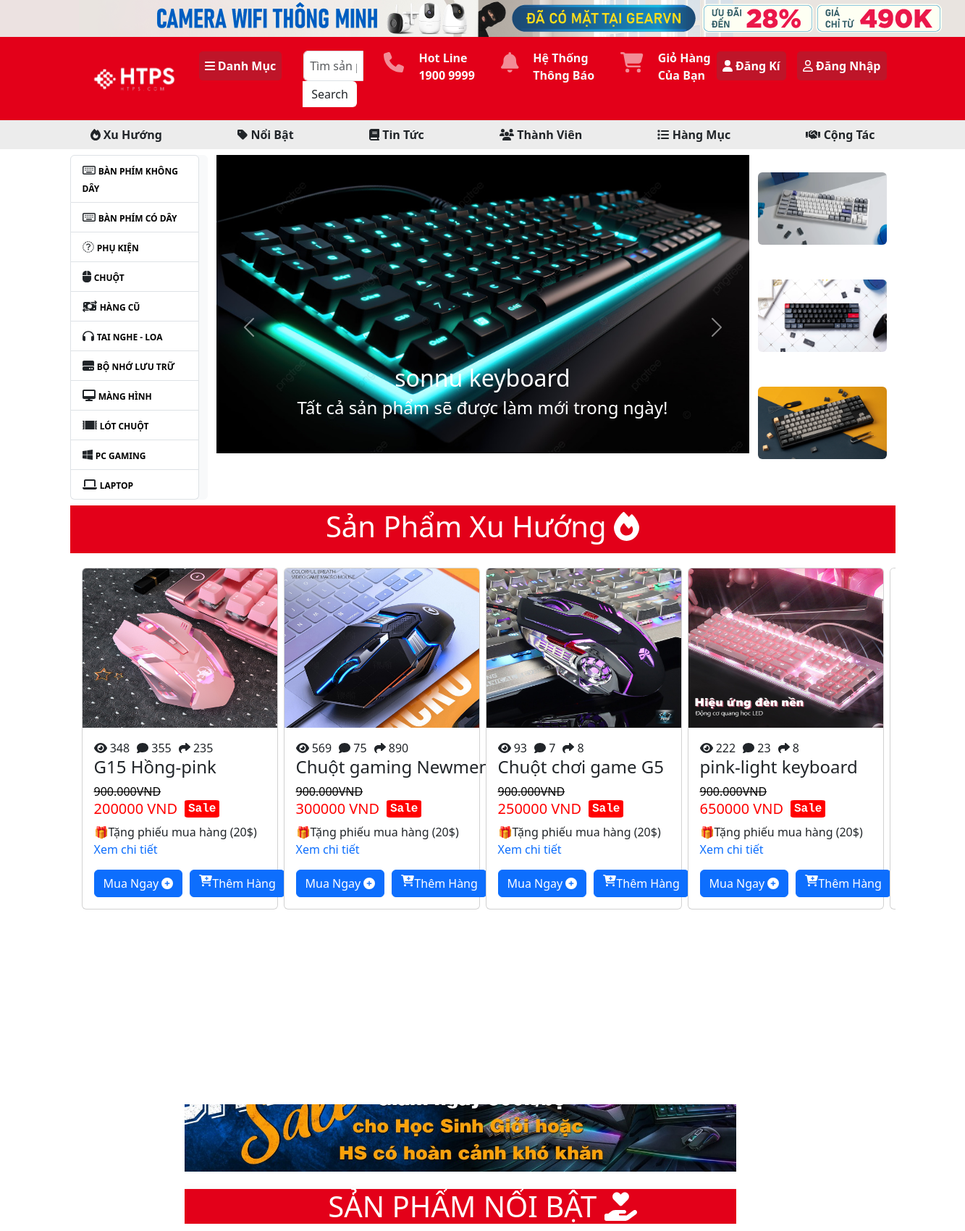
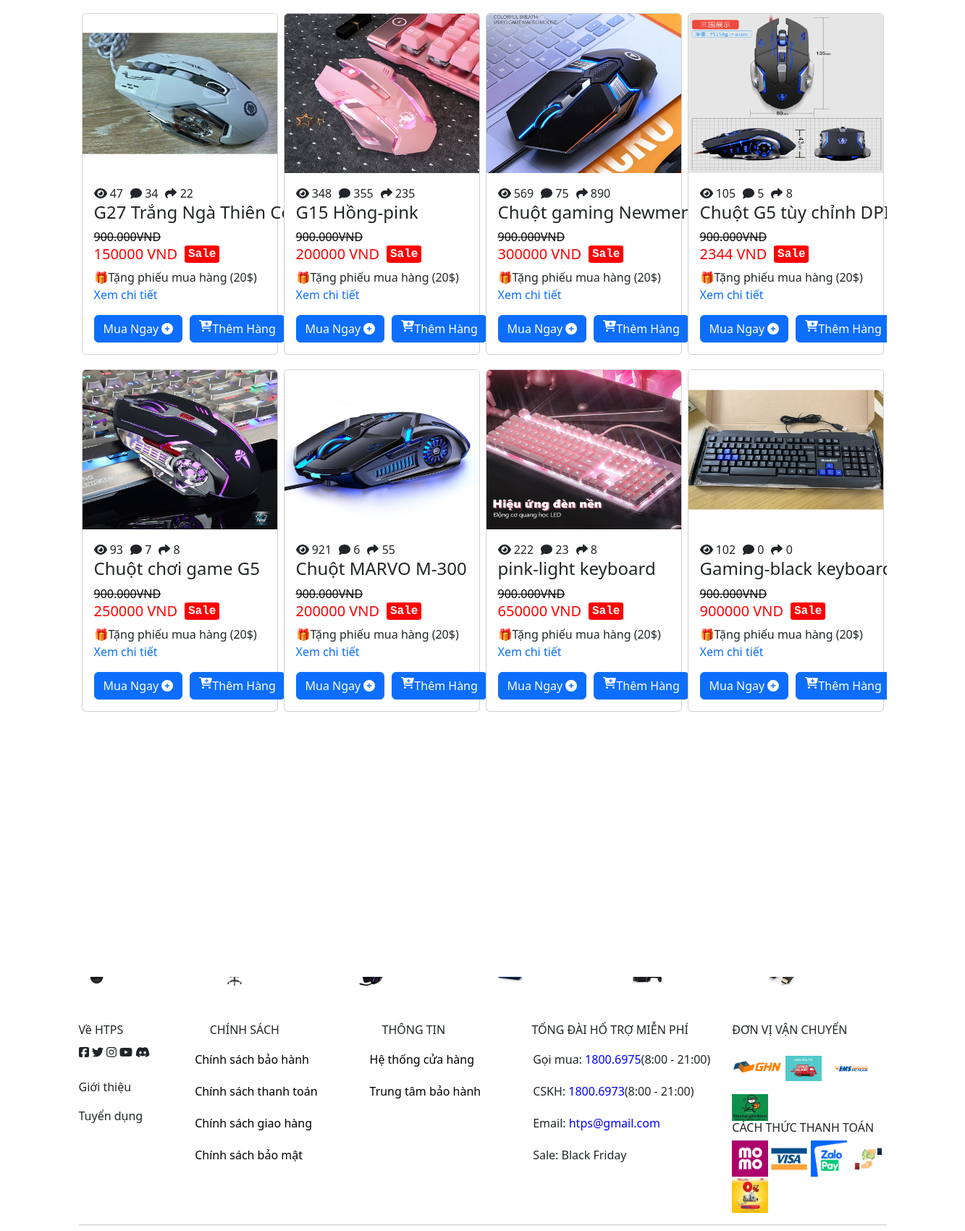
The page / (upper part) on the database its author committed (2 pictures, top to bottom).
### tables this page shows
CREATE TABLE `sanpham` (
  `id` int(4) NOT NULL,
  `name` varchar(100) NOT NULL,
  `img` varchar(200) NOT NULL,
  `price` int(100) NOT NULL DEFAULT 0,
  `view` int(9) NOT NULL DEFAULT 0,
  `bestseller` tinyint(1) NOT NULL DEFAULT 0,
  `iddm` int(4) NOT NULL,
  `comment` varchar(100) NOT NULL DEFAULT '0',
  `share` varchar(100) NOT NULL DEFAULT '0'
);

CREATE TABLE `hangmuc` (
  `id` int(5) NOT NULL,
  `img` varchar(150) NOT NULL,
  `name` varchar(50) NOT NULL
);

### dao/pdo.php (called while the page is built, shortened)
<?php
function pdo_get_connection(){
    $dburl = "mysql:host=localhost;dbname=sonnu;charset=utf8";
    $username = 'root';
    $password = '';
    $conn = new PDO($dburl, $username, $password);
    $conn->setAttribute(PDO::ATTR_ERRMODE, PDO::ERRMODE_EXCEPTION);
    return $conn;
}
function pdo_query($sql){
    $sql_args = array_slice(func_get_args(), 1);
    try{
        $conn = pdo_get_connection();
        $stmt = $conn->prepare($sql);
        $stmt->execute($sql_args);
        $rows = $stmt->fetchAll();
        return $rows;
            $conn = pdo_get_connection();
            $stmt = $conn->prepare($sql);
            $stmt->execute($sql_args);
            $rows = $stmt->fetchAll();
            return $rows;
    }
    catch(PDOException $e){
        throw $e;
    }
    finally{
        unset($conn);
    }
}

### dao/sanpham.php (the view, shortened to what this page needs)
<?php
require_once 'pdo.php';
function get_dssp_nb($limit){
    $sql = "SELECT * FROM sanpham ORDER BY id DESC limit ".$limit;
    return pdo_query($sql);
}
function get_hm($limit){
    $sql = "SELECT * FROM hangmuc ORDER BY id  limit ".$limit;
    return pdo_query($sql);
}
function get_dssp_sale($limit){
    $sql = "SELECT * FROM sanpham WHERE bestseller = 1 ORDER BY id DESC limit ".$limit;
    return pdo_query($sql);
}
function showsp($dssp) {
    $html_dssp = '';
    foreach ($dssp as $sp) {
        extract($sp);
        $linkk = "index.php?page=chitiet&idsp=" . $id;
        $html_dssp .= '
            <div class="col-sm-3 product-item">
                <div class="card mb-3 mx-1 my-1">
                    <a href="' . $linkk . '"><img src="images/' . $img . '" class="card-img-top img-fluid" style="height: 220px;"  alt="..."></a>
                    <div class="card-body">
                        <div class="icongt" style="display: flex;">
                            <span style="margin-right:10px;"><i class="fa-solid fa-eye"></i> '.$view.'</span>
                            <span style="margin-right:10px;"><i class="fa-solid fa-comment"></i> '.$comment.' </span>
                            <span><i class="fa-solid fa-share"></i> '.$share.' </span>
                        </div>
                            <h4 class="card-title">' . $name . '</h4>
                            <del style="color: black;">900.000VND</del>
                            <span style="display: flex;"><h5 class="card-text" style="color: red;">'.$price.' VND</h5><b style="margin-left:10px; background-color: red; color:white ; height: 1.5rem; width:3rem;display: flex;justify-content: center; border-radius:10%; font-family: monospace;">Sale</b></span>
                            <p class="card-text">
                                🎁Tặng phiếu mua hàng (20$) <br> <a href="" style="text-decoration:none;">Xem chi tiết</a>
                            </p>
                        <form action="index.php?page=addcart" method="post">
                            <input type="hidden" name="idpro" value="' . $id . '">
                            <input type="hidden" name="name" value="' . $name . '">
                            <input type="hidden" name="img" value="' . $img . '">
                            <input type="hidden" name="price" value="' . $price . '">
                            <input type="hidden" name="view" value="'.$view.'">
                            <div class="buton2" style="display: flex;flex-wrap: no-wrap;">
                                <button class="btn btn-primary custom-buy-button" type="submit" name="addcart" style="float : left;">
                                    Mua Ngay <i class="fa fa-plus-circle"></i>
                                </button>
                                <button class="btn btn-primary" type="button" data-bs-toggle="offcanvas" data-bs-target="#demo" name="themhang" style="margin-left:10px;display:flex; flex-wrap:no-wrap;">
                                    <i class="fa-solid fa-cart-plus"></i> Thêm Hàng
                                </button>
                            </div>
                        </form>
                    </div>
                </div>
            </div>
        ';
    }
    return $html_dssp;
}

### view/home.php (shortened to what this page needs)
<?php
  $html_dssp_sale = showsp($dssp_sale);
  $html_dssp_nb = showsp($dssp_nb);
?>
<!DOCTYPE html>
<html lang="en">
<head>
  <link href="https://cdn.jsdelivr.net/npm/bootstrap@5.3.2/dist/css/bootstrap.min.css" rel="stylesheet">
</head>
<body>
  <div class="container">
    <div class="row">
      <ul class="list-group col-md-2 my-2 fw-bold bg-light">
        <li class="list-group-item shadow-inset"><i class="fa-regular fa-keyboard"></i> <a href="" style="font-size: 12px; color: black;" class="text-decoration-none ">BÀN PHÍM KHÔNG DÂY</a></li>
        <li class="list-group-item shadow-inset"><i class="fa-regular fa-keyboard"></i> <a href="" style="font-size: 12px; color: black;" class="text-decoration-none">BÀN PHÍM CÓ DÂY</a></li>
        <li class="list-group-item shadow-inset"><i class="fa-sharp fa-solid fa-microchip"></i> <a href="" style="font-size: 12px; color: black;" class="text-decoration-none">PHỤ KIỆN</a></li>
        <li class="list-group-item shadow-inset"><i class="fa-solid fa-computer-mouse"></i> <a href="" style="font-size: 12px; color: black;" class="text-decoration-none">CHUỘT</a></li>
        <li class="list-group-item shadow-inset"><i class="fa-solid fa-money-bill-transfer"></i> <a href="" style="font-size: 12px; color: black;" class="text-decoration-none ">HÀNG CŨ</a></li>
        <li class="list-group-item shadow-inset"><i class="fa-solid fa-headphones"></i> <a href="" style="font-size: 12px; color: black;" class="text-decoration-none ">TAI NGHE - LOA</a></li>
        <li class="list-group-item shadow-inset"><i class="fa fa-hdd"></i> <a href="" style="font-size: 12px; color: black;" class="text-decoration-none ">BỘ NHỚ LƯU TRỮ</a></li>
        <li class="list-group-item shadow-inset"><i class="fa-solid fa-desktop"></i> <a href="" style="font-size: 12px; color: black;" class="text-decoration-none ">MÀNG HÌNH</a></li>
        <li class="list-group-item shadow-inset"><i class="fa-solid fa-rug"></i> <a href="" style="font-size: 12px; color: black;" class="text-decoration-none ">LÓT CHUỘT</a></li>
        <li class="list-group-item shadow-inset"><i class="fa-brands fa-windows"></i> <a href="" style="font-size: 12px; color: black;" class="text-decoration-none ">PC GAMING</a></li>
        <li class="list-group-item shadow-inset"><i class="fa-solid fa-laptop"></i> <a href="" style="font-size: 12px; color: black;" class="text-decoration-none ">LAPTOP</a></li>
      </ul>
      <div id="carouselExampleCaptions" class="carousel slide col-md-8 my-2" data-bs-ride="carousel" data-bs-interval="3000">
        <div class="carousel-indicators">
          <button type="button" data-bs-target="#carouselExampleCaptions" data-bs-slide-to="0" class="active" aria-current="true" aria-label="Slide 1"></button>
          <button type="button" data-bs-target="#carouselExampleCaptions" data-bs-slide-to="1" aria-label="Slide 2"></button>
          <button type="button" data-bs-target="#carouselExampleCaptions" data-bs-slide-to="2" aria-label="Slide 3"></button>
        </div>
        <div class="carousel-inner">
          <div class="carousel-item active">
            <img src="images/b1.jpg" class="d-block w-100" alt="...">
            <div class="carousel-caption d-none d-md-block">
              <h2>sonnu keyboard</h2>
              <h4>Tất cả sản phẩm sẽ được làm mới trong ngày!</h4>
            </div>
          </div>
        </div>
        <button class="carousel-control-prev" type="button" data-bs-target="#carouselExampleCaptions" data-bs-slide="prev">
          <span class="carousel-control-prev-icon" aria-hidden="true"></span>
        </button>
        <button class="carousel-control-next" type="button" data-bs-target="#carouselExampleCaptions" data-bs-slide="next">
          <span class="carousel-control-next-icon" aria-hidden="true"></span>
        </button>
      </div>
      <ul class="list-group  col-md-2 my-2">
        <img src="images/banner1.webp" class="list-group my-4" alt="">
        <img src="images/banner3.webp" class="list-group my-4" alt="">
        <img src="images/banner2.webp" class="list-group my-4" alt="">
      </ul>
    </div>
    <div class="row">
      <div id="section1" style=" padding: 5px; color: white; background-color: #E30019;">
        <h1 style="text-align: center;">Sản Phẩm Xu Hướng <i class="fa fa-fire"></i></i></h1>
      </div>
      <div class="col-sm-12" style="overflow-x: auto; white-space: nowrap;">
        <div  class="d-flex my-3">
          <?= $html_dssp_sale ?>
        </div>
      </div>
      <img src="images/banersale.jpg" alt="" class="ard-img-top img-fluid my-2">
    </div>
    <div class="row">
      <div class="col my-3 shadow">
        <div id="section2" style="color: white; background-color: #E30019;">
          <h1 style="text-align: center;">SẢN PHẨM NỔI BẬT <i class="fa fa-hand-holding-heart"></i></h1>
        </div>
            <div class="col-sm-12" style="overflow-x: auto; white-space: nowrap;">
              <div id ="dssp" class="my-3">
              <?= $html_dssp_nb ?>
              </div>
            </div>
      </div>
    </div>
    <div class="row">
      <div class="col-md-12 my-3">
        <div id="section5" style="padding: 5px; color: white; background-color: #E30019;">
          <h1 style="text-align: center;">Hàng Mục</h1>
        </div>
        <div class="row">
        <?php
              foreach ($html_hm as $item) {
                extract($item);
                echo '<div class="col-md-2 py-3">
                        <div class="row">
                            <div class="col-3">
                              <img src="images/'.$img.'" alt="" width="50px">
                            </div>
                            <div class="col-9 p-2 fw-bold" >
                              <span>'.$name.'</span>
                            </div>
                        </div>
                      </div>';
                      }
          ?>
        </div>
      </div>

### view/home.php (style rules this page uses)
#dssp { display: flex; flex-wrap: wrap; }

### rows shown on the page
sanpham: img (picture), view "348", comment "355", share "235", name "G15 Hồng-pink", price "200000"
sanpham: img (picture), view "569", comment "75", share "890", name "Chuột gaming Newmen xuất sử Hàn Quốc", price "300000"
sanpham: img (picture), view "93", comment "7", share "8", name "Chuột chơi game G5", price "250000"
sanpham: img (picture), view "222", comment "23", share "8", name "pink-light keyboard", price "650000"
sanpham: img (picture)
sanpham: img (picture), view "47", comment "34", share "22", name "G27 Trắng Ngà Thiên Công Nữ", price "150000"
sanpham: img (picture), view "105", comment "5", share "8", name "Chuột G5 tùy chỉnh…", price "2344"
sanpham: img (picture), view "921", comment "6", share "55", name "Chuột MARVO M-300", price "200000"
sanpham: img (picture), view "102", comment "0", share "0", name "Gaming-black…", price "900000"
hangmuc: img (picture)
hangmuc: img (picture)
hangmuc: img (picture)
hangmuc: img (picture)
hangmuc: img (picture)
hangmuc: img (picture)
hangmuc: img (picture)
hangmuc: img (picture)
hangmuc: img (picture)
hangmuc: img (picture)
hangmuc: img (picture)
hangmuc: img (picture)
hangmuc: img (picture)
hangmuc: img (picture)
hangmuc: img (picture)
hangmuc: img (picture)
hangmuc: img (picture)
hangmuc: img (picture)
